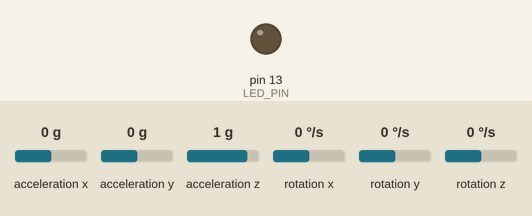
Bench run of a sketch on a simulated Arduino Leonardo, built with avr-gcc and run on an emulated ATmega32U4. On the bench: output pins drawn as LEDs (lit = HIGH). The inputs (shaded band) are chosen by the test bench; at power-on: acceleration x 0 g, acceleration z 1 g, acceleration y 0 g, rotation x 0 °/s, rotation y 0 °/s, rotation z 0 °/s. USB keyboard and mouse output is not drawn; what the sketch prints to the serial monitor is not drawn.

Above: at 0.1 s.
At 2.2 s:
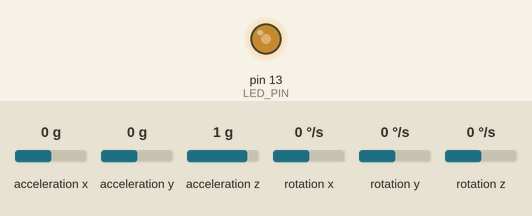
2.3 s: acceleration x set to 0.8 g
5.3 s: acceleration z set to 0 g
6.8 s: acceleration y set to -1.4 g
9.8 s: acceleration x set to 0 g
11.3 s: acceleration x set to 1.4 g
Timing chart, 0 to 15.3 s (numbered marks = the images above; inputs shaded):
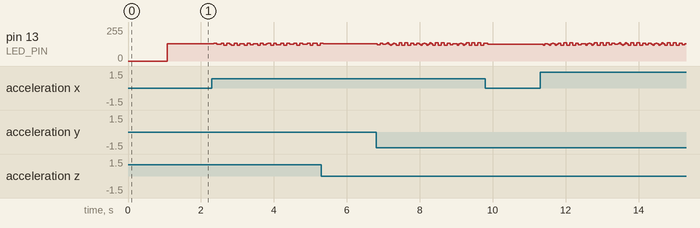

The sketch:

Gyro_Joystick.ino
```cpp
// Mapping
// IMU-A        PadTest IMU-G   Joy Ardu    Program
// X = Right    Right   Pitch    |  x Ry    ax0 ax4
// Y = Front    Up      Rolll    |  y Rx    ax1 ax3
// Z = Up       Front   Yaw      |  z Rz    ax2 ax5

// I2Cdev and MPU6050 must be installed as libraries, or else the .cpp/.h files
// for both classes must be in the include path of your project
#include "I2Cdev.h"
#include "MPU6050.h"
#include "Joystick.h"

// Arduino Wire library is required if I2Cdev I2CDEV_ARDUINO_WIRE implementation
// is used in I2Cdev.h
#if I2CDEV_IMPLEMENTATION == I2CDEV_ARDUINO_WIRE
    #include "Wire.h"
#endif

// class default I2C address is 0x68
// specific I2C addresses may be passed as a parameter here
// AD0 low = 0x68 (default for InvenSense evaluation board)
// AD0 high = 0x69
MPU6050 accelgyro;
//MPU6050 accelgyro(0x69); // <-- use for AD0 high

int16_t ax, ay, az;
int16_t gx, gy, gz;

#define LED_PIN 13
bool blinkState = false;


// Joystick stuff
Joystick_ Joystick;
#define INT16X 32767

// Call Joystick.sendState() to send in manual mode.
const bool testAutoSendMode = true;
bool buts[32];  // Storing buttons states

void setup() {
    delay(1000);
    // join I2C bus (I2Cdev library doesn't do this automatically)
    #if I2CDEV_IMPLEMENTATION == I2CDEV_ARDUINO_WIRE
        Wire.begin();
    #elif I2CDEV_IMPLEMENTATION == I2CDEV_BUILTIN_FASTWIRE
        Fastwire::setup(400, true);
    #endif

    // initialize serial communication
    Serial.begin(38400);

    // initialize device
    Serial.println("Initializing I2C devices...");
    accelgyro.initialize();

    // verify connection
    Serial.println("Testing device connections...");
    Serial.println(accelgyro.testConnection() ? "MPU6050 connection successful" : "MPU6050 connection failed");

    // use the code below to change accel/gyro offset values

    Serial.println("Updating internal sensor offsets...");
    Serial.print(accelgyro.getXAccelOffset()); Serial.print("\t");
    Serial.print(accelgyro.getYAccelOffset()); Serial.print("\t");
    Serial.print(accelgyro.getZAccelOffset()); Serial.print("\t");
    Serial.print(accelgyro.getXGyroOffset()); Serial.print("\t");
    Serial.print(accelgyro.getYGyroOffset()); Serial.print("\t");
    Serial.print(accelgyro.getZGyroOffset()); Serial.print("\t");
    Serial.print("\n");

    // Calibration - set everything so that they're clos to 0 at rest.
    // Except for the vertical accel, it should be ~ -16383 (positive if inverted).
    // You may use "IMU_Zero" inside /References folder to determine offsets.
    accelgyro.setXAccelOffset(-1597);
    accelgyro.setYAccelOffset(1613);
    accelgyro.setZAccelOffset(983);
    accelgyro.setXGyroOffset(96);
    accelgyro.setYGyroOffset(26);
    accelgyro.setZGyroOffset(2);

    Serial.print(accelgyro.getXAccelOffset()); Serial.print("\t");
    Serial.print(accelgyro.getYAccelOffset()); Serial.print("\t");
    Serial.print(accelgyro.getZAccelOffset()); Serial.print("\t");
    Serial.print(accelgyro.getXGyroOffset()); Serial.print("\t");
    Serial.print(accelgyro.getYGyroOffset()); Serial.print("\t");
    Serial.print(accelgyro.getZGyroOffset()); Serial.print("\t");
    Serial.print("\n");

    // Zeroing array (works for char, int, long, and maybe float)
    memset(buts,0,sizeof(buts));

    // Set axis ranges
    Joystick.setXAxisRange(-INT16X, INT16X);
    Joystick.setYAxisRange(-INT16X, INT16X);
    Joystick.setZAxisRange(-INT16X, INT16X);
    Joystick.setRxAxisRange(-INT16X, INT16X);
    Joystick.setRyAxisRange(-INT16X, INT16X);
    Joystick.setRzAxisRange(-INT16X, INT16X);

    if (testAutoSendMode) Joystick.begin();
    else Joystick.begin(false);

    // configure Arduino LED pin for output
    pinMode(LED_PIN, OUTPUT);
}

void loop() {
    // read raw accel/gyro measurements from device
    accelgyro.getMotion6(&ax, &ay, &az, &gx, &gy, &gz);

    Joystick.setXAxis(ax);  // Right
    Joystick.setYAxis(ay);  // Front
    Joystick.setZAxis(az);  // Up

    Joystick.setRxAxis(gy); // Roll
    Joystick.setRyAxis(gx); // Pitch
    Joystick.setRzAxis(gz); // Yaw

    Joystick.sendState();   // Send them together

    Serial.print("a/g:\t");
    Serial.print(ax); Serial.print("\t");
    Serial.print(ay); Serial.print("\t");
    Serial.print(az); Serial.print("\t");
    Serial.print(gx); Serial.print("\t");
    Serial.print(gy); Serial.print("\t");
    Serial.println(gz);

    // blink LED to indicate activity
    blinkState = !blinkState;
    digitalWrite(LED_PIN, blinkState);
}
```
